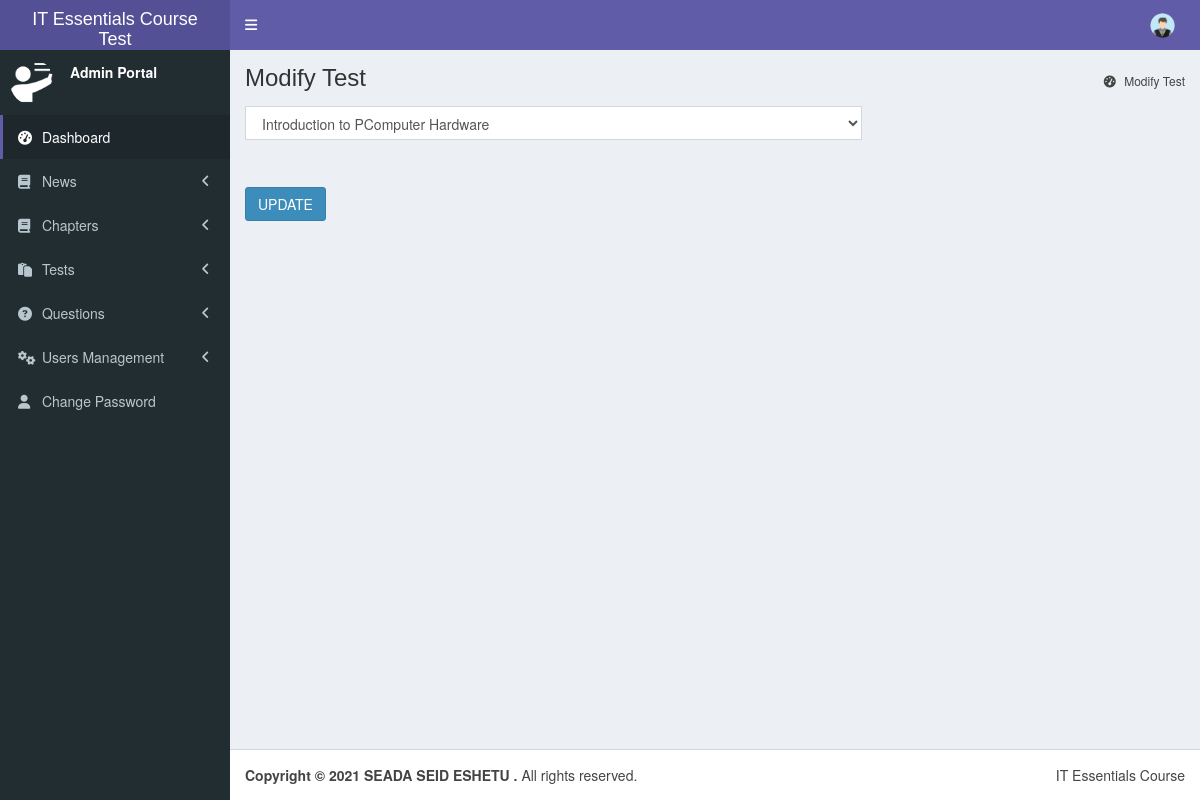
Page /modify-test/1 (signed in) on the committed database.
### it_essentials/models.py (models this page shows, shortened)
class StudentProfile(AbstractBaseUser, PermissionsMixin):
    email = models.EmailField(unique=True, max_length=30)
    name = models.CharField(max_length=250)
    profile_image = models.ImageField(upload_to='profile_images',null=True, blank=True, default="me.png")
    is_active = models.BooleanField(default=True)
    is_staff = models.BooleanField(default=False)
    date_joined = models.DateTimeField(default=timezone.now)
    last_login = models.DateTimeField(null=True)
    objects = UserProfileManager()
    USERNAME_FIELD = 'email'
    REQUIRED_FIELDS = ['name']

class Exam(models.Model):
    chapter = models.OneToOneField(Chapter, on_delete=models.CASCADE)

### it_essentials/views.py (the view)
# urls.py: path('modify-test/<int:pk>', edit_exam, name='edit_exam'),
@staff_member_required
def edit_exam(request, pk):
    exam = Exam.objects.get(pk=pk)
    exam_form = ExamForm(request.POST or None, instance=exam)
    if exam_form.is_valid():
        exam_form.save()
        return redirect('view_exams')
    return render(request, 'admin/edit_exam.html', {'exam_form':exam_form})

### it_essentials/forms.py
class ExamForm(forms.ModelForm):
    class Meta:
        model = Exam
        fields = ['chapter']

### it_essentials/models.py (called while the page is built)
    def __str__(self):
        return self.name

### it_essentials/templates/admin/edit_exam.html (shortened to what this page needs)
{% extends 'base.html' %}
{% block container %}
<section class="content-header">
    <h1>Modify Test</h1>
    <ol class="breadcrumb">
        <li class="active"><a href=""><i class="fa fa-dashboard"></i> Modify Test</a></li>
    </ol>
</section>
<section class="content container-fluid">
    <div class="row">
        <div class="col-md-12 col-xl-10">
            <div class="card">
                <div class="card-block">
                    <form method="post">
                        <div class="form-group row">
                            <div class="col-sm-8">
                                {{exam_form.chapter}}
                            </div>
                        </div>
                        <div class="form-group row">
                            <div class="col-sm-8">
                            </div>
                        </div>
                        <div class="form-group row">
                            <div class="col-sm-8">
                            </div>
                        </div>
                            <div class="form-group row">
                            <div class="col-sm-10">
                                <button type="submit" class="btn btn-primary m-b-0">UPDATE</button>
                            </div>
                        </div>
                    </form>
                </div>
            </div>
        </div>
    </div>
</section>
{% endblock  %}

### it_essentials/templates/base.html (shortened to what this page needs)
<!DOCTYPE html>
{% load static %}
<html>
<head>
  <link rel="stylesheet" href="{% static "bower_components/bootstrap/dist/css/bootstrap.min.css" %}">
  <link rel="stylesheet" href="{% static "bower_components/font-awesome/css/font-awesome.min.css" %}">
  <link rel="stylesheet" href="{% static "bower_components/Ionicons/css/ionicons.min.css" %}">
  <link rel="stylesheet" href="{% static "dist/css/AdminLTE.min.css" %}">
  <link rel="stylesheet" href="{% static "dist/css/skins/skin-purple.min.css" %}">
  <link rel="stylesheet" href="{% static "dataTables.bootstrap.min.css" %}">
  <link rel="stylesheet" href="{% static "buttons.dataTables.min.css" %}">
  <link rel="stylesheet" href="{% static "responsive.bootstrap.min.css" %}">
  <link rel="stylesheet" href="{% static "font-awesome.css" %}">
</head>
<body class="hold-transition skin-purple sidebar-mini">
<div class="wrapper">
  <header class="main-header">
    <a href="{% url 'account' %}" class="logo">
      <h4>IT Essentials Course Test</h4>
    </a>
    <nav class="navbar navbar-static-top" role="navigation">
      <a href="#" class="sidebar-toggle" data-toggle="push-menu" role="button">
      </a>
      <div class="navbar-custom-menu">
        <ul class="nav navbar-nav">
          <li class="dropdown user user-menu">
            <a href="#" class="dropdown-toggle" data-toggle="dropdown">
              <img src="{{user.profile_image.url}}" class="user-image" alt="User Image">
            </a>
          </li>
        </ul>
      </div>
    </nav>
  </header>
  <aside class="main-sidebar">
    <section class="sidebar">
      <div class="user-panel">
        <div class="pull-left image">
          <img src="{% static "teacher-icon.png" %}" class="img-circle" alt="User Image">
        </div>
        <div class="pull-left info">
          <p>Admin Portal</p>
        </div>
      </div>
      <ul class="sidebar-menu" data-widget="tree">
        <li class="active"><a href="{% url 'account' %}"><i class="fa fa-dashboard"></i> <span>Dashboard</span></a></li>
        <li class="treeview">
          <a href="#"><i class="fa fa-book"></i> <span>News</span>
            <span class="pull-right-container">
                <i class="fa fa-angle-left pull-right"></i>
              </span>
          </a>
        </li>
        <li class="treeview">
          <a href="#"><i class="fa fa-book"></i> <span>Chapters</span>
            <span class="pull-right-container">
                <i class="fa fa-angle-left pull-right"></i>
              </span>
          </a>
        </li>
        <li class="treeview">
          <a href="#"><i class="fa fa-clipboard"></i> <span>Tests</span>
            <span class="pull-right-container">
                <i class="fa fa-angle-left pull-right"></i>
              </span>
          </a>
        </li>
        <li class="treeview">
          <a href="#"><i class="fa fa-question-circle"></i> <span>Questions</span>
            <span class="pull-right-container">
                <i class="fa fa-angle-left pull-right"></i>
              </span>
          </a>
        </li>
        <li class="treeview">
          <a href="#"><i class="fa fa-gears"></i> <span>Users Management</span>
            <span class="pull-right-container">
                <i class="fa fa-angle-left pull-right"></i>
              </span>
          </a>
        </li>
        <li><a href="{% url 'change_password' %}"><i class="fa fa-user"></i> <span>Change Password</span></a></li>
      </ul>
    </section>
  </aside>
  <div class="content-wrapper">
    {% block container %}
    {% endblock  %}
  </div>
  <footer class="main-footer">
    <div class="pull-right hidden-xs">
     IT Essentials Course
    </div>
    <strong>Copyright &copy; 2021 SEADA SEID ESHETU  .</strong> All rights reserved.
  </footer>
</div>
</body>
</html>

### rows in the picture
StudentProfile: profile_image (picture)
Exam: chapter "Introduction to PComputer Hardware"
